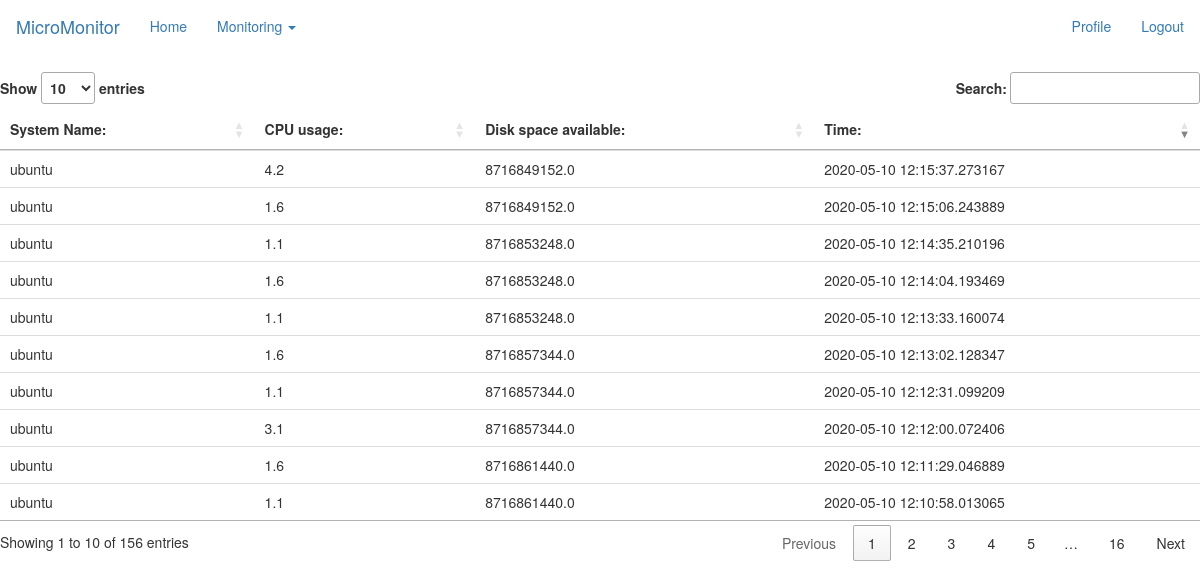
The app's page /index (signed in) with its own data.
### app/models.py (models this page shows, shortened)
class System(db.Model):
    id = db.Column(db.Integer, primary_key=True, autoincrement=True)
    system_id = db.Column(db.String(140))
    timestamp = db.Column(db.DateTime, index=True, default=datetime.utcnow)
    cpu_usage = db.Column(db.Float)
    cpu_temp = db.Column(db.Float)
    disk_free= db.Column(db.Float)
    disk_used= db.Column(db.Float)
    disk_percent = db.Column(db.Float)
    os = db.Column(db.String(140))
    cpu_cores_phys = db.Column(db.Integer)
    cpu_freq_max = db.Column(db.Float)
    memory_total = db.Column(db.Float)
    memory_used = db.Column(db.Float)
    memory_percent= db.Column(db.Float)

### app/routes.py (the view)
@app.route('/')
@app.route('/index', methods=['GET'])
@login_required
def index():
    systems = session.query(System.system_id, System.os, System.cpu_cores_phys, System.memory_total,System.memory_percent,
                               System.cpu_freq_max, System.cpu_usage, System.timestamp, System.disk_free).all()
    return render_template('index.html', title='Home', systems=systems)

### app/models.py (called while the page is built)
@login.user_loader
def load_user(id):
    return User.query.get(int(id))

### app/routes.py (called while the page is built)
@app.before_request
def before_request():
    if current_user.is_authenticated:
        current_user.last_seen = datetime.utcnow()
        db.session.commit()

### app/templates/index.html (shortened to what this page needs)
{% extends "base.html" %}
{% block content %}
<head>
    <link rel="stylesheet" type="text/css" href="https://cdn.datatables.net/1.10.20/css/jquery.dataTables.css">
</head>
<body>
<table id="systemTable" class=table table-hover">
<thead valign="top">
<th>System Name:</th>
<th>CPU usage:</th>
<th>Disk space available:</th>
<th>Time:</th>
</thead>
<tbody>
{% for system in systems[1:]%}
<tr>
    <td>{{system.system_id}}</td>
    <td>{{system.cpu_usage}}</td>
    <td>{{system.disk_free}}</td>
    <td>{{system.timestamp}}</td>
</tr>
{% endfor %}
</tbody>
</table>
</body>
{% endblock %}

### records on screen
System: system_id "ubuntu", cpu_usage "1.1", disk_free "8716861440.0", timestamp "2020-05-10 12:10:58.013065"
System: system_id "ubuntu", cpu_usage "1.6", disk_free "8716861440.0", timestamp "2020-05-10 12:11:29.046889"
System: system_id "ubuntu", cpu_usage "3.1", disk_free "8716857344.0", timestamp "2020-05-10 12:12:00.072406"
System: system_id "ubuntu", cpu_usage "1.1", disk_free "8716857344.0", timestamp "2020-05-10 12:12:31.099209"
System: system_id "ubuntu", cpu_usage "1.6", disk_free "8716857344.0", timestamp "2020-05-10 12:13:02.128347"
System: system_id "ubuntu", cpu_usage "1.1", disk_free "8716853248.0", timestamp "2020-05-10 12:13:33.160074"
System: system_id "ubuntu", cpu_usage "1.6", disk_free "8716853248.0", timestamp "2020-05-10 12:14:04.193469"
System: system_id "ubuntu", cpu_usage "1.1", disk_free "8716853248.0", timestamp "2020-05-10 12:14:35.210196"
System: system_id "ubuntu", cpu_usage "1.6", disk_free "8716849152.0", timestamp "2020-05-10 12:15:06.243889"
System: system_id "ubuntu", cpu_usage "4.2", disk_free "8716849152.0", timestamp "2020-05-10 12:15:37.273167"
